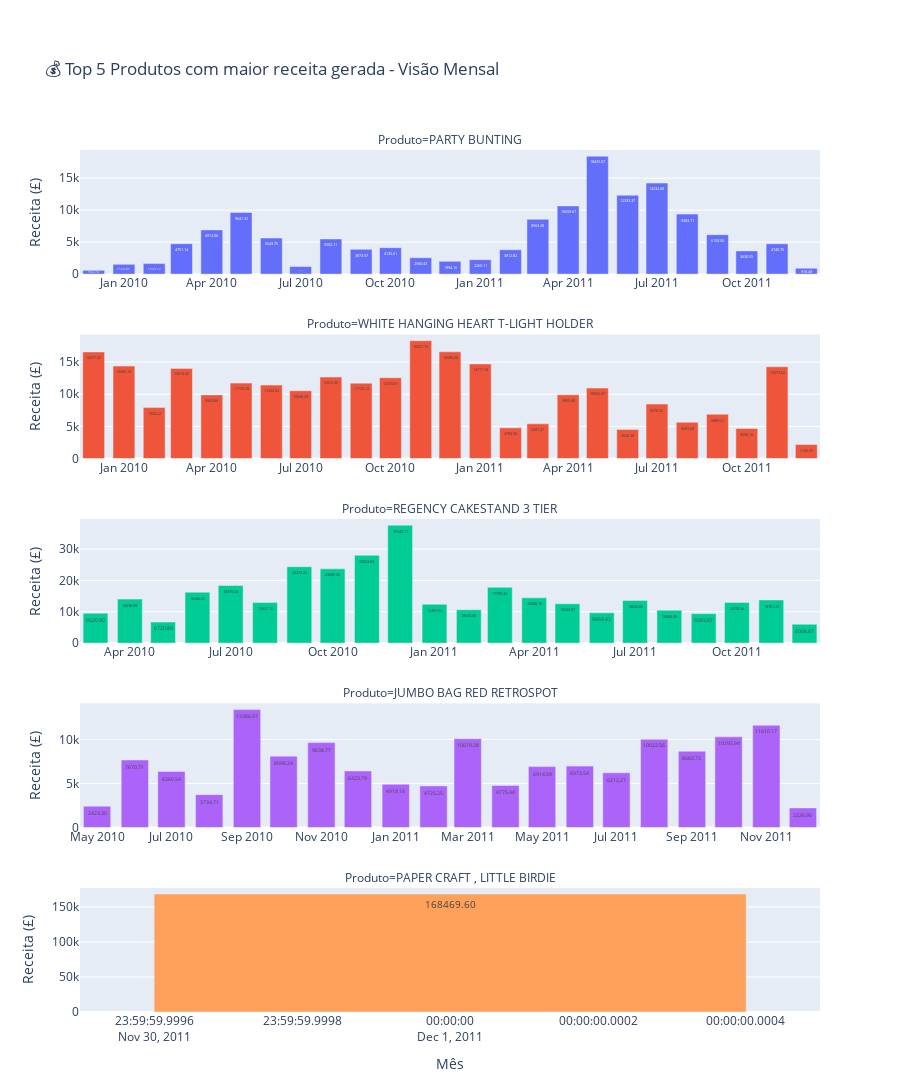

Notebook cell for this chart:
### Code cell
# Obter os 5 produtos com maior receita total
top_5_receita = receita_por_produto['Description'].tolist()

# Filtrar o DataFrame original para conter apenas esses 5 produtos
df_top5_receita = df_sales[df_sales['Description'].isin(top_5_receita)]

# Agrupar a receita por mês (AnoMes) e produto (Description), somando a receita total
receita_mensal = (
    df_top5_receita.groupby(['AnoMes', 'Description'])['TotalPrice']
    .sum()
    .reset_index()
)

# Converter o campo AnoMes para datetime, para que o eixo X fique ordenado corretamente no gráfico
receita_mensal['AnoMes'] = pd.to_datetime(receita_mensal['AnoMes'])

# Criar gráfico de barras com facetas (um gráfico por produto, em linhas separadas)
fig = px.bar(
    receita_mensal,
    x='AnoMes',              # eixo X = mês
    y='TotalPrice',          # eixo Y = receita gerada
    color='Description',     # cor por produto
    facet_col='Description', # um gráfico separado por produto
    facet_col_wrap=1,        # um gráfico por linha (layout vertical)
    title='💰 Top 5 Produtos com maior receita gerada - Visão Mensal',
    labels={
        "Description": "Produto",
        "AnoMes": "Mês",
        "TotalPrice": "Receita (£)"
    },
)

# Ajustes no layout geral do gráfico
fig.update_layout(
    showlegend=False,           # remove legenda (cada produto já tem seu próprio gráfico)
    height=1400,                # define altura total do gráfico
    xaxis_title='Mês',          # título eixo X
    yaxis_title='Receita (£)',  # título eixo Y
    margin=dict(t=150),         # margem superior para o título
)

# Mostrar rótulos do eixo X em todas as facetas
fig.update_xaxes(matches=None, showticklabels=True)

# Eixos Y independentes para cada gráfico (útil se os valores variam muito entre produtos)
fig.update_yaxes(matches=None, automargin=True)

# Adicionar valores dentro das barras, com duas casas decimais, sem rotação e com fonte reduzida
fig.update_traces(
    texttemplate='%{y:.2f}',
    textposition='inside',
    textfont_size=10,
    textangle=0
)

# Exibir o gráfico
fig.show()

### Figure 1 — Plotly figure (JSON) as saved in the notebook; plotly's stock layout.template omitted (floating-point values rounded to 4 significant figures)
{"data": [{"alignmentgroup": "True", "hovertemplate": "Produto=PARTY BUNTING<br>Mês=%{x}<br>Receita (£)=%{y}<extra></extra>", "legendgroup": "PARTY BUNTING", "marker": {"color": "#636efa", "pattern": {"shape": ""}}, "name": "PARTY BUNTING", "offsetgroup": "PARTY BUNTING", "orientation": "v", "showlegend": true, "textangle": 0, "textfont": {"size": 10}, "textposition": "inside", "texttemplate": "%{y:.2f}", "type": "bar", "x": ["2009-12-01T00:00:00", "2010-01-01T00:00:00", "2010-02-01T00:00:00", "2010-03-01T00:00:00", "2010-04-01T00:00:00", "2010-05-01T00:00:00", "2010-06-01T00:00:00", "2010-07-01T00:00:00", "2010-08-01T00:00:00", "2010-09-01T00:00:00", "2010-10-01T00:00:00", "2010-11-01T00:00:00", "2010-12-01T00:00:00", "2011-01-01T00:00:00", "2011-02-01T00:00:00", "2011-03-01T00:00:00", "2011-04-01T00:00:00", "2011-05-01T00:00:00", "2011-06-01T00:00:00", "2011-07-01T00:00:00", "2011-08-01T00:00:00", "2011-09-01T00:00:00", "2011-10-01T00:00:00", "2011-11-01T00:00:00", "2011-12-01T00:00:00"], "xaxis": "x5", "y": [592.7, 1525.0, 1643.0, 4751.0, 6913.0, 9641.0, 5644.0, 1187.0, 5502.0, 3874.0, 4136.0, 2560.0, 1994.0, 2265.0, 3813.0, 8563.0, 10660.0, 18430.0, 12330.0, 14230.0, 9383.0, 6150.0, 3631.0, 4741.0, 918.5], "yaxis": "y5"}, {"alignmentgroup": "True", "hovertemplate": "Produto=WHITE HANGING HEART T-LIGHT HOLDER<br>Mês=%{x}<br>Receita (£)=%{y}<extra></extra>", "legendgroup": "WHITE HANGING HEART T-LIGHT HOLDER", "marker": {"color": "#EF553B", "pattern": {"shape": ""}}, "name": "WHITE HANGING HEART T-LIGHT HOLDER", "offsetgroup": "WHITE HANGING HEART T-LIGHT HOLDER", "orientation": "v", "showlegend": true, "textangle": 0, "textfont": {"size": 10}, "textposition": "inside", "texttemplate": "%{y:.2f}", "type": "bar", "x": ["2009-12-01T00:00:00", "2010-01-01T00:00:00", "2010-02-01T00:00:00", "2010-03-01T00:00:00", "2010-04-01T00:00:00", "2010-05-01T00:00:00", "2010-06-01T00:00:00", "2010-07-01T00:00:00", "2010-08-01T00:00:00", "2010-09-01T00:00:00", "2010-10-01T00:00:00", "2010-11-01T00:00:00", "2010-12-01T00:00:00", "2011-01-01T00:00:00", "2011-02-01T00:00:00", "2011-03-01T00:00:00", "2011-04-01T00:00:00", "2011-05-01T00:00:00", "2011-06-01T00:00:00", "2011-07-01T00:00:00", "2011-08-01T00:00:00", "2011-09-01T00:00:00", "2011-10-01T00:00:00", "2011-11-01T00:00:00", "2011-12-01T00:00:00"], "xaxis": "x4", "y": [16580.0, 14390.0, 7933.0, 14020.0, 9904.0, 11730.0, 11420.0, 10550.0, 12670.0, 11720.0, 12570.0, 18330.0, 16600.0, 14720.0, 4784.0, 5407.0, 9906.0, 10960.0, 4528.0, 8470.0, 5642.0, 6889.0, 4694.0, 14270.0, 2186.0], "yaxis": "y4"}, {"alignmentgroup": "True", "hovertemplate": "Produto=REGENCY CAKESTAND 3 TIER<br>Mês=%{x}<br>Receita (£)=%{y}<extra></extra>", "legendgroup": "REGENCY CAKESTAND 3 TIER", "marker": {"color": "#00cc96", "pattern": {"shape": ""}}, "name": "REGENCY CAKESTAND 3 TIER", "offsetgroup": "REGENCY CAKESTAND 3 TIER", "orientation": "v", "showlegend": true, "textangle": 0, "textfont": {"size": 10}, "textposition": "inside", "texttemplate": "%{y:.2f}", "type": "bar", "x": ["2010-03-01T00:00:00", "2010-04-01T00:00:00", "2010-05-01T00:00:00", "2010-06-01T00:00:00", "2010-07-01T00:00:00", "2010-08-01T00:00:00", "2010-09-01T00:00:00", "2010-10-01T00:00:00", "2010-11-01T00:00:00", "2010-12-01T00:00:00", "2011-01-01T00:00:00", "2011-02-01T00:00:00", "2011-03-01T00:00:00", "2011-04-01T00:00:00", "2011-05-01T00:00:00", "2011-06-01T00:00:00", "2011-07-01T00:00:00", "2011-08-01T00:00:00", "2011-09-01T00:00:00", "2011-10-01T00:00:00", "2011-11-01T00:00:00", "2011-12-01T00:00:00"], "xaxis": "x3", "y": [9521.0, 14040.0, 6721.0, 16250.0, 18380.0, 12930.0, 24380.0, 23690.0, 28020.0, 37650.0, 12400.0, 10640.0, 17790.0, 14450.0, 12540.0, 9669.0, 13620.0, 10480.0, 9394.0, 12980.0, 13760.0, 6007.0], "yaxis": "y3"}, {"alignmentgroup": "True", "hovertemplate": "Produto=JUMBO BAG RED RETROSPOT<br>Mês=%{x}<br>Receita (£)=%{y}<extra></extra>", "legendgroup": "JUMBO BAG RED RETROSPOT", "marker": {"color": "#ab63fa", "pattern": {"shape": ""}}, "name": "JUMBO BAG RED RETROSPOT", "offsetgroup": "JUMBO BAG RED RETROSPOT", "orientation": "v", "showlegend": true, "textangle": 0, "textfont": {"size": 10}, "textposition": "inside", "texttemplate": "%{y:.2f}", "type": "bar", "x": ["2010-05-01T00:00:00", "2010-06-01T00:00:00", "2010-07-01T00:00:00", "2010-08-01T00:00:00", "2010-09-01T00:00:00", "2010-10-01T00:00:00", "2010-11-01T00:00:00", "2010-12-01T00:00:00", "2011-01-01T00:00:00", "2011-02-01T00:00:00", "2011-03-01T00:00:00", "2011-04-01T00:00:00", "2011-05-01T00:00:00", "2011-06-01T00:00:00", "2011-07-01T00:00:00", "2011-08-01T00:00:00", "2011-09-01T00:00:00", "2011-10-01T00:00:00", "2011-11-01T00:00:00", "2011-12-01T00:00:00"], "xaxis": "x2", "y": [2423.0, 7671.0, 6361.0, 3735.0, 13390.0, 8098.0, 9639.0, 6424.0, 4918.0, 4725.0, 10080.0, 4775.0, 6915.0, 6974.0, 6212.0, 10020.0, 8664.0, 10290.0, 11610.0, 2227.0], "yaxis": "y2"}, {"alignmentgroup": "True", "hovertemplate": "Produto=PAPER CRAFT , LITTLE BIRDIE<br>Mês=%{x}<br>Receita (£)=%{y}<extra></extra>", "legendgroup": "PAPER CRAFT , LITTLE BIRDIE", "marker": {"color": "#FFA15A", "pattern": {"shape": ""}}, "name": "PAPER CRAFT , LITTLE BIRDIE", "offsetgroup": "PAPER CRAFT , LITTLE BIRDIE", "orientation": "v", "showlegend": true, "textangle": 0, "textfont": {"size": 10}, "textposition": "inside", "texttemplate": "%{y:.2f}", "type": "bar", "x": ["2011-12-01T00:00:00"], "xaxis": "x", "y": [168500.0], "yaxis": "y"}], "layout": {"annotations": [{"font": {}, "showarrow": false, "text": "Produto=PAPER CRAFT , LITTLE BIRDIE", "x": 0.5, "xanchor": "center", "xref": "paper", "y": 0.144, "yanchor": "bottom", "yref": "paper"}, {"font": {}, "showarrow": false, "text": "Produto=JUMBO BAG RED RETROSPOT", "x": 0.5, "xanchor": "center", "xref": "paper", "y": 0.358, "yanchor": "bottom", "yref": "paper"}, {"font": {}, "showarrow": false, "text": "Produto=REGENCY CAKESTAND 3 TIER", "x": 0.5, "xanchor": "center", "xref": "paper", "y": 0.572, "yanchor": "bottom", "yref": "paper"}, {"font": {}, "showarrow": false, "text": "Produto=WHITE HANGING HEART T-LIGHT HOLDER", "x": 0.5, "xanchor": "center", "xref": "paper", "y": 0.786, "yanchor": "bottom", "yref": "paper"}, {"font": {}, "showarrow": false, "text": "Produto=PARTY BUNTING", "x": 0.5, "xanchor": "center", "xref": "paper", "y": 1, "yanchor": "bottom", "yref": "paper"}], "barmode": "relative", "height": 1400, "legend": {"title": {"text": "Produto"}, "tracegroupgap": 0}, "margin": {"t": 150}, "showlegend": false, "title": {"text": "💰 Top 5 Produtos com maior receita gerada - Visão Mensal"}, "xaxis": {"anchor": "y", "domain": [0, 1], "showticklabels": true, "title": {"text": "Mês"}}, "xaxis2": {"anchor": "y2", "domain": [0, 1], "showticklabels": true}, "xaxis3": {"anchor": "y3", "domain": [0, 1], "showticklabels": true}, "xaxis4": {"anchor": "y4", "domain": [0, 1], "showticklabels": true}, "xaxis5": {"anchor": "y5", "domain": [0, 1], "showticklabels": true}, "yaxis": {"anchor": "x", "automargin": true, "domain": [0, 0.144], "title": {"text": "Receita (£)"}}, "yaxis2": {"anchor": "x2", "automargin": true, "domain": [0.214, 0.358], "title": {"text": "Receita (£)"}}, "yaxis3": {"anchor": "x3", "automargin": true, "domain": [0.428, 0.572], "title": {"text": "Receita (£)"}}, "yaxis4": {"anchor": "x4", "automargin": true, "domain": [0.642, 0.786], "title": {"text": "Receita (£)"}}, "yaxis5": {"anchor": "x5", "automargin": true, "domain": [0.856, 1], "title": {"text": "Receita (£)"}}}}
